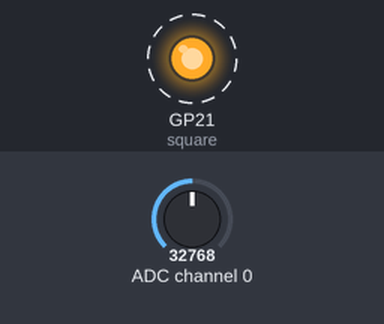
This program was run on a simulated Raspberry Pi Pico running MicroPython. Parts: output pins drawn as LEDs (lit = HIGH). Dashed ring = blinking. Inputs (shaded band) come from the test bench; at power-on: ADC channel 0 = 32768 (analog values on the 0–65535 scale). Library files of the repository ran but are not shown: mcp3008.py; pins used as bus, display or sensor lines are not drawn; what the program prints to the serial console is not drawn.

Above: at 0.2 s.
Timing chart, 0 to 3.0 s (numbered marks = the images above):
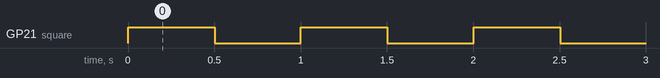

Measured:
- by itself, GP21 (square): alternates HIGH for 0.50 s and LOW for 0.50 s

The program:

mcp3008-loopback-test.py
```python
from machine import Pin, SPI
from time import sleep, sleep_ms
from mcp3008 import MCP3008

spi = SPI(0, sck=Pin(2),mosi=Pin(3),miso=Pin(4), baudrate=100000)
cs = Pin(22, Pin.OUT)
cs.value(1) # disable chip at start

square = Pin(21, Pin.OUT)

chip = MCP3008(spi, cs)

while True:
    square.value(1)
    actual = chip.read(0)
    print(actual)
    sleep(0.5)
    square.value(0)
    actual = chip.read(0)
    print(actual)
    sleep(0.5)
```
